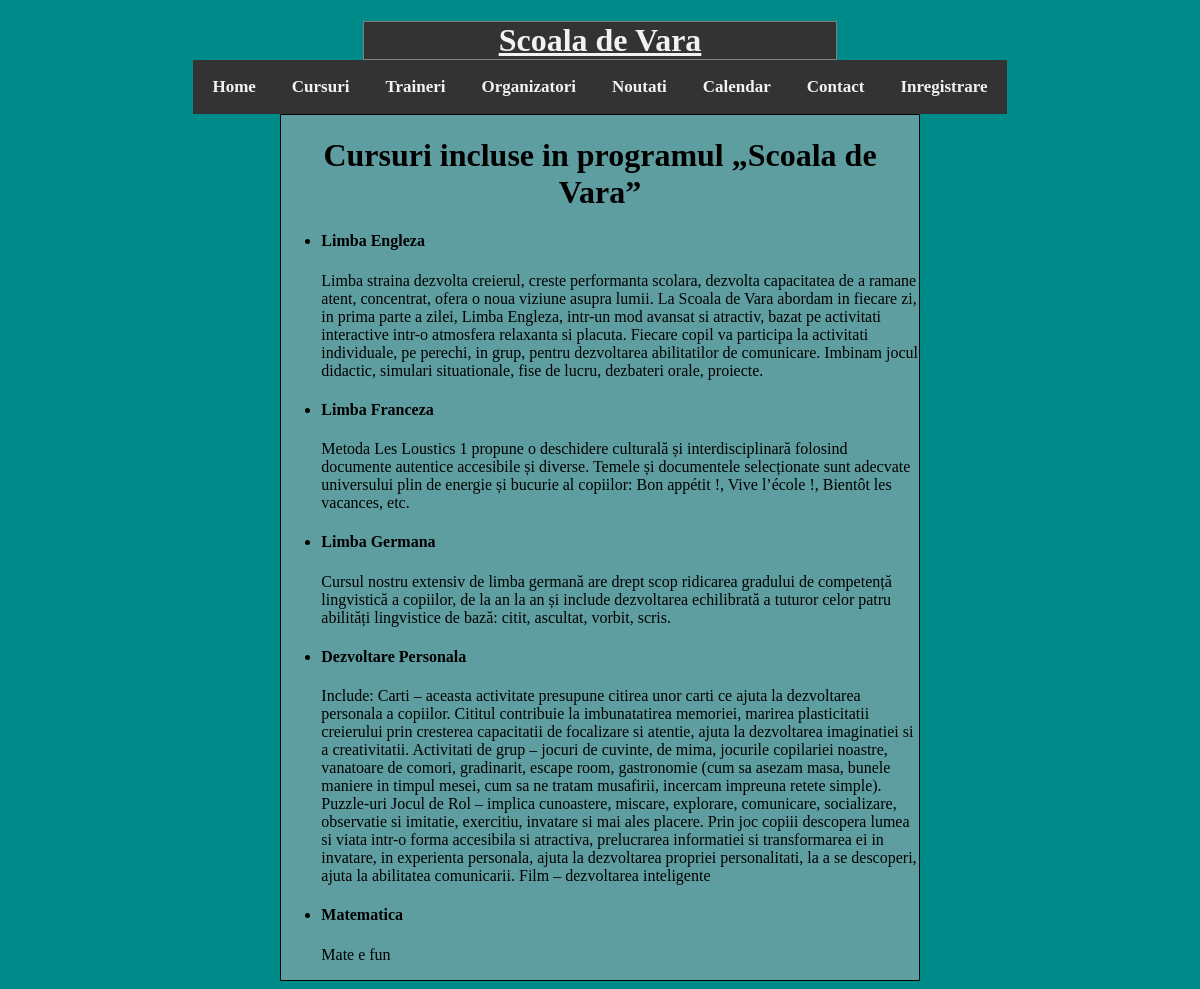
The app's page /Cursuri.php with its own data.
### tables this page shows
CREATE TABLE `cursuri` (
  `id` int(20) NOT NULL,
  `denumire` varchar(20) NOT NULL,
  `descriere` varchar(1000) NOT NULL
);

### Cursuri.php (the view, shortened to what this page needs)
<?php
require_once "admin/connect.php";
?>
<head>
        <link rel="stylesheet" href="Cursuri.css">
</head>
<body>
<div class="cursuri">
<h1 align="center"> Cursuri incluse in programul „Scoala de Vara”</h1>
      <ul>
      <?php
$query = "SELECT * FROM cursuri";
$result = mysqli_query($conexiune, $query);
    while($row = mysqli_fetch_array($result)){
      print("<li><h4>". $row['denumire']. "</h4></li>");
      print("<p>". $row['descriere']. "</p>");
}
?>
</ul>
</body>

### Header.css (style rules this page uses)
#menu-title { border: 1px solid grey; margin-left: 30%; margin-right: 30%; background-color: #333; overflow: hidden; margin-bottom: 0%; }
#menu-title a { color: #f2f2f2; }
#menu { background-color: #333; overflow: hidden; }
#menu a { float: left; color: #f2f2f2; text-align: center; padding: 14px 16px; text-decoration: none; font-size: 17px; }

### Cursuri.css (style rules this page uses)
.cursuri { align-self: center; background-color: cadetblue; margin-left: 23%; margin-right: 23%; border: 1px solid black; margin-bottom: 0%; }
html { background-color:darkcyan; }

### records on screen
cursuri: denumire "Limba Engleza", descriere "Limba straina dezvolta creierul, creste performanta scolara, dezvolta capacitatea de a ramane atent, concentrat, ofera o noua viziune asupra lumii. La Scoala de Vara abordam in fiecare zi, in prima parte a zilei, Limba Engleza, intr-un mod avansat si atractiv, bazat pe activitati interactive intr-o atmosfera relaxanta si placuta. Fiecare copil va participa la activitati individuale, pe perechi, in grup, pentru dezvoltarea abilitatilor de comunicare. Imbinam jocul didactic, simulari situationale, fise de lucru, dezbateri orale, proiecte."
cursuri: denumire "Limba Franceza", descriere "Metoda Les Loustics 1 propune o deschidere culturală și interdisciplinară folosind documente autentice accesibile și diverse. Temele și documentele selecționate sunt adecvate universului plin de energie și bucurie al copiilor: Bon appétit !, Vive l’école !, Bientôt les vacances, etc."
cursuri: denumire "Limba Germana", descriere "Cursul nostru extensiv de limba germană are drept scop ridicarea gradului de competență lingvistică a copiilor, de la an la an și include dezvoltarea echilibrată a tuturor celor patru abilități lingvistice de bază: citit, ascultat, vorbit, scris."
cursuri: denumire "Dezvoltare Personala", descriere "Include: Carti – aceasta activitate presupune citirea unor carti ce ajuta la dezvoltarea personala a copiilor. Cititul contribuie la imbunatatirea memoriei, marirea plasticitatii creierului prin cresterea capacitatii de focalizare si atentie, ajuta la dezvoltarea imaginatiei si a creativitatii. Activitati de grup – jocuri de cuvinte, de mima, jocurile copilariei noastre, vanatoare de comori, gradinarit, escape room, gastronomie (cum sa asezam masa, bunele maniere in timpul mesei, cum sa ne tratam musafirii, incercam impreuna retete simple). Puzzle-uri Jocul de Rol – implica cunoastere, miscare, explorare, comunicare, socializare, observatie si imitatie, exercitiu, invatare si mai ales…"
cursuri: denumire "Matematica", descriere "Mate e fun"
